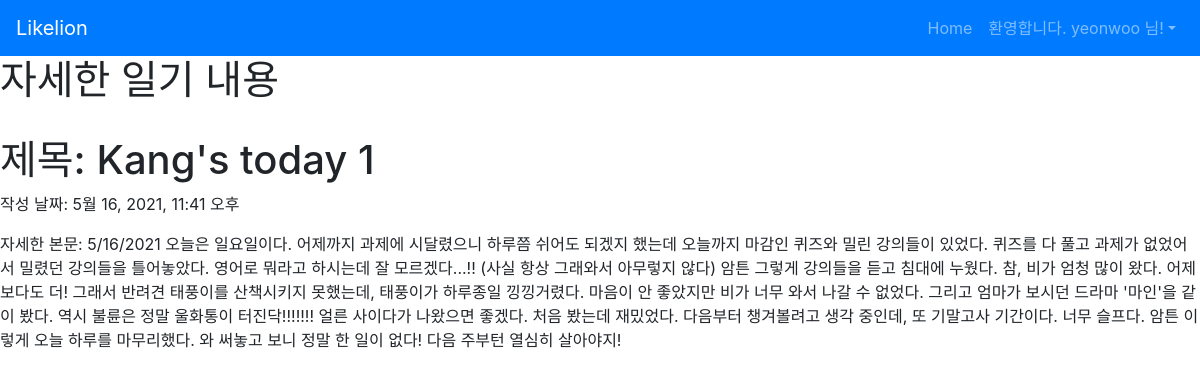
Page /diary/1 (signed in) on the committed database.
### diaryapp/models.py (models this page shows, shortened)
class Diary(models.Model):
    title = models.CharField(max_length=200)
    pub_date = models.DateTimeField('data published')
    body = models.TextField()

### diaryapp/views.py (the view)
# urls.py: path('diary/<int:diary_id>', diaryapp.views.detail, name="detail"),
def detail(request, diary_id):
    diary_detail = get_object_or_404(Diary, pk = diary_id)
    return render(request, 'detail.html', {'diary' : diary_detail})

### diaryapp/templates/detail.html
{% extends 'base.html' %}
{% block content %}
<!DOCTYPE html>
<html>
    <head>
    </head>
    <body>
        <h1>자세한 일기 내용</h1>
        <br>
        <h1>제목: {{diary.title}}</h1>
        <p>작성 날짜: {{diary.pub_date}}</p>
        <p>자세한 본문: {{diary.body}}</p>
    </body>
</html>
{% endblock %}

### diaryproject/templates/base.html (shortened to what this page needs)
{% load bootstrap4 %}
{% bootstrap_css %}
<nav class="navbar navbar-expand-lg navbar-dark bg-primary">
    <a class="navbar-brand" href="{% url 'home' %}">Likelion</a>
    <div class="collapse navbar-collapse" id="navbarNav">
        <ul class="navbar-nav ml-auto">
            <li class="nav-item">
                <a class="nav-item nav-link" href="{% url 'home' %}">Home</span></a>
            </li>
            {% if user.is_authenticated %}
            <li class="nav-item dropdown">
                <a class="nav-link dropdown-toggle" id="navbarDropdown" role="button" data-toggle="dropdown"
                            aria-haspopup="true" aria-expanded="false">환영합니다. {{ user.username }} 님!</a>
            </li>
            {% endif %}
        </ul>
    </div>
</nav>
{% block content %}
{% endblock %}

### rows in the picture
Diary: title "Kang's today 1", pub_date "5월 16, 2021, 11:41 오후", body "5/16/2021 오늘은 일요일이다. 어제까지 과제에 시달렸으니 하루쯤 쉬어도 되겠지 했는데 오늘까지 마감인 퀴즈와 밀린 강의들이 있었다. 퀴즈를 다 풀고 과제가 없었어서 밀렸던 강의들을 틀어놓았다. 영어로 뭐라고 하시는데 잘 모르겠다...!! (사실 항상 그래와서 아무렇지 않다) 암튼 그렇게 강의들을 듣고 침대에 누웠다. 참, 비가 엄청 많이 왔다. 어제보다도 더! 그래서 반려견 태풍이를 산책시키지 못했는데, 태풍이가 하루종일 낑낑거렸다. 마음이 안 좋았지만 비가 너무 와서 나갈 수 없었다. 그리고 엄마가 보시던 드라마 '마인'을 같이 봤다. 역시 불륜은 정말 울화통이 터진닥!!!!!!! 얼른 사이다가 나왔으면 좋겠다. 처음 봤는데 재밌었다. 다음부터 챙겨볼려고 생각 중인데, 또 기말고사 기간이다. 너무 슬프다. 암튼 이렇게 오늘 하루를 마무리했다. 와 써놓고 보니 정말 한 일이 없다! 다음 주부턴 열심히 살아야지!"

### other values in the picture
{{ user.username }} "yeonwoo"
